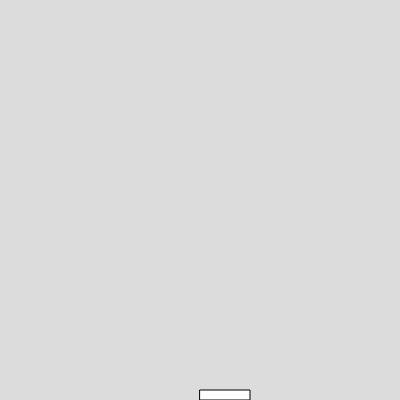
Frame 1 (no input)
Frame 60 (no input): identical to frame 1, image omitted
Frame 120 (the mouse pressed at the canvas centre since frame 60): identical to frame 1, image omitted

The p5.js sketch that drew this single still picture (run headless with seeded random() and noise() and a simulated clock; from frame 60 on, the mouse is pressed at the canvas centre):

// p5.js sketch
// ── sketch.js
let aDown = false;//Variable to determine if a is down
let dDown = false;//Variable to determine if is down

let increase = 0;//variable to change the location of the blocks

let ball = {
  x: 50,
  y: 50,
  xSpeed: 3,
  ySpeed: 3,
  d: 10
}

let paddle = {
  x: 200,
  y: 390,
  speed: 5,
  w: 50,
  h: 10
}


function keyPressed() {//Function to detect when button is pressed
  if (key === 'a' || keyCode === 65) {
    aDown = true;
  }
  else if (key === 'd' || keyCode === 68) {
    dDown = true;
  }
}

function keyReleased() {//Function for to keep the paddle going until released
  if (key === 'a' || keyCode === 65) {
    aDown = false;
  }
  else if (key === 'd' || keyCode === 68) {
    dDown = false;
  }
}

function movePaddle() {
  if (aDown) {//If statement to move paddle up if W is down
    paddle.x -= paddle.speed;
  }

  else if (dDown) {//If statement to move paddle down if S is down
    paddle.x += paddle.speed;
  }

  if (paddle.x > width - 25) {//If statements to prevent paddle from going off screen
    paddle.x -= paddle.speed;
  }
  else if (paddle.x < -25) {
    paddle.x += paddle.speed;
  }
  rect(paddle.x, paddle.y, paddle.w, paddle.h);//Creating paddle
}

class Bricks {
  constructor(w, h, x, y) {
    this.w = w;
    this.h = h;
    this.x = x;
    this.y = y;
    this.hit = false
  }


  create() {
    rect(this.x, this.y, this.w, this.h)
  }
}

function createBlocks() {
  brick1 = new Bricks(100, 20, 0, 0);
  brick2 = new Bricks(100, 20, 100, 0);
  brick3 = new Bricks(100, 20, 200, 0);
  brick4 = new Bricks(100, 20, 300, 0);






  blocks = [brick1, brick2, brick3, brick4];

  for (i = 0; 0 < 4; i++) {
    blocks[i].create();
  }
}


function setup() {
  createCanvas(400, 400);

}

function draw() {
  background(220);

  movePaddle();






}
